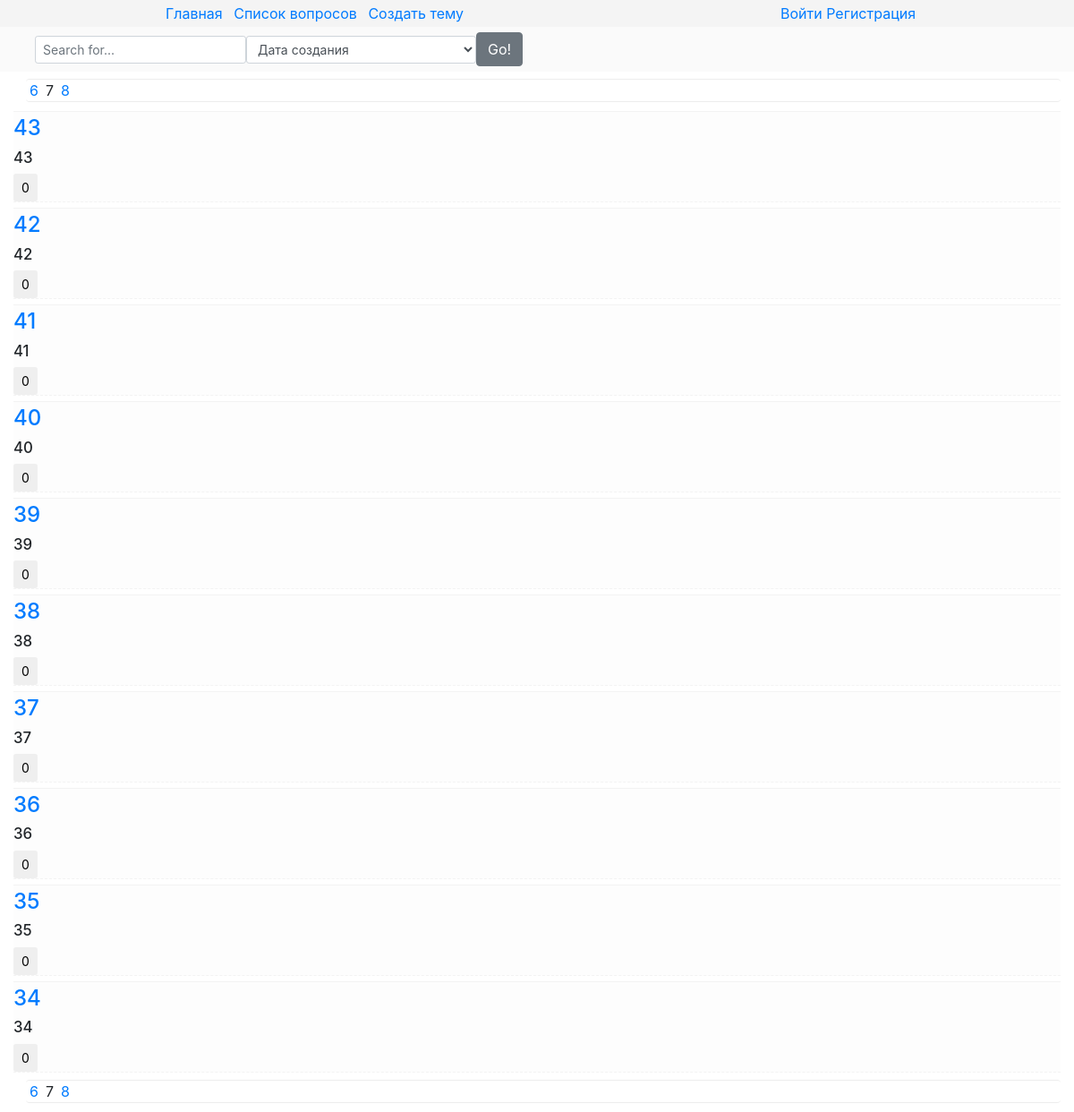
The app's page /list/7 with its own data.
### core/models.py (models this page shows, shortened)
class Topic(models.Model):
    title = models.CharField(max_length=40)
    description = models.TextField()
    author = models.ForeignKey(settings.AUTH_USER_MODEL, related_name="topics", on_delete=PROTECT)
    pub_date = models.DateTimeField(auto_now_add=True)
    update_date = models.DateTimeField(auto_now=True)
    comments = GenericRelation(Comment, related_query_name="topic", content_type_field="model_type")
    likes = GenericRelation(Like, related_query_name="topic", content_type_field="model_type")
    class Meta:
        ordering = ("-pub_date","title")

### core/views.py (the view)
# urls.py: url(r"^list/(?P<page>\d+)",views.TopicsListView.as_view(), name="list")
class TopicsListView(ListView):
    model = Topic
    template_name = "core/list.html"
    paginate_by = 10    # Пагинация по 10 элементов на страницу.
    paginate_orphans = 3    # Минимум 3 элемента на последней странице.
    def dispatch(self, request, *args, **kwargs):
        self.form = IndexPageForm(request.GET)
        self.form.is_valid()
        return super(TopicsListView, self).dispatch(request, *args, **kwargs)
    def get_queryset(self):
        def search_by(queryset_input, search_field_input):
            if search_field_input:
                queryset_input = queryset_input.filter(Q(title__icontains=search_field_input) | Q(description__icontains=search_field_input))
            return queryset_input
        def sort_by(queryset_input, sort_field_input):
            if sort_field_input == "-pub_date":
                queryset_input = queryset_input.order_by("-pub_date")
            if sort_field_input == "pub_date":
                queryset_input = queryset_input.order_by("pub_date")
            elif sort_field_input == "comments_count":
                queryset_input = queryset_input.annotate(comments_count=models.Count("comments")).order_by("-comments_count")
            elif sort_field_input == "likes_count":
                queryset_input = queryset_input.annotate(likes_count=models.Count("likes")).order_by("-likes_count")
            return queryset_input
        self.queryset = super(TopicsListView, self).get_queryset()
        sort_field = self.form.cleaned_data.get("sort_field","-pub_date")
        search_field = self.form.cleaned_data.get("search_field",None)
        self.queryset = search_by(self.queryset, search_field)
        self.queryset = sort_by(self.queryset, sort_field)
        return self.queryset
    def get_context_data(self, **kwargs):
        context = super(TopicsListView, self).get_context_data(**kwargs)
        context["form"] = self.form
        return context

### core/forms.py
class IndexPageForm(forms.Form):
    search_field = forms.CharField(required=False)
    sort_field = forms.ChoiceField(choices=(("-pub_date", "Дата создания"), ("pub_date", "Дата создания, сначала старые"), ("likes_count", "Рейтинг"), ("comments_count", "Количество комментариев")),required=False)

### core/templates/core/list.html (shortened to what this page needs)
{% extends "core/patterns/parents/main.html" %}
{% load static %}
{% block extra_head %}
    <link href="{% static "core/list.css" %}" type="text/css" rel="stylesheet">
{% endblock %}
{% block header %}{% include "core/patterns/includes/header_with_field.html" %}{% endblock %}
{% block content %}
    {% include "core/patterns/includes/pagination_block.html" %}
    {% for object in object_list %}
        <div class="object">
            <h4><a href="{% url "core:detail" object.id %}" id="{{ object.id }}"><div class="topic"> {{ object.title }} </div></a></h4>
            <h5>{{ object.description }}</h5>
            {% include "core/patterns/includes/like_from/like_form_for_topic.html" %}
        </div>
    {% endfor %}
    {% include "core/patterns/includes/pagination_block.html" %}
{% endblock %}

### core/templates/core/patterns/includes/like_from/like_form.html (shortened to what this page needs)
<div class="like_form {% block extra_class %}{% endblock %}">
    <input type="submit" class="btn btn-sm btn-default" value="{% block number_of_likes %}{{ object.likes.count }}{% endblock %}">
</div>

### core/static/core/main.css (style rules this page uses)
.sort_field { width:10px; }
h5 { font-size: 1.05rem; }

### core/static/core/list.css (style rules this page uses)
.object { background-color: #fdfdfd; margin-top:6px; border-top:1px solid #f3f3f3; border-bottom:1px dashed #f3f3f3; padding-top: 4px; }

### records on screen
Topic: title "43", description "43", likes.count "0"
Topic: title "42", description "42", likes.count "0"
Topic: title "41", description "41", likes.count "0"
Topic: title "40", description "40", likes.count "0"
Topic: title "39", description "39", likes.count "0"
Topic: title "38", description "38", likes.count "0"
Topic: title "37", description "37", likes.count "0"
Topic: title "36", description "36", likes.count "0"
Topic: title "35", description "35", likes.count "0"
Topic: title "34", description "34", likes.count "0"

### other values on screen
{{ page_obj.previous_page_number }} "6 6"
{{ page_obj.number }} "7 7"
{{ page_obj.next_page_number }} "8 8"
